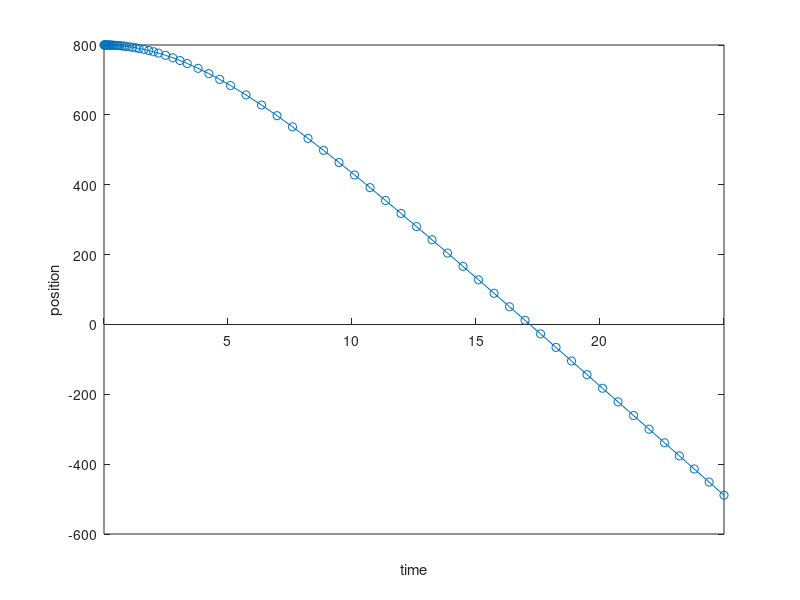
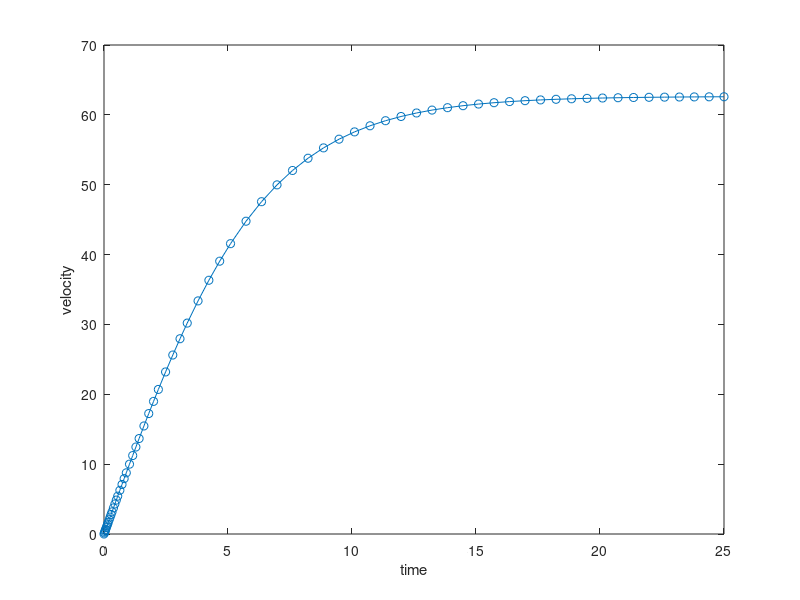

Write MATLAB code to recreate these figures, in order.
clear; clc; close all;

m = 10;
rho = 0.1;
g = 9.81;
A = 1;
cd = 0.5;

odeFun = @(t,y) [y(2); 1/m*(m*g - 1/2*rho*A*cd*y(2)^2)];
trange = [0 25];
H0 = 800; V0 = 0;
init = [H0 V0];

[t,y] = ode45(odeFun,trange,init)

figure(1)
plot(t,(H0 - (y(:,1)-H0)),'-o')
xlabel('time')
ylabel('position')
set(gca,'xaxislocation','origin')

figure(2)
plot(t,y(:,2),'-o')
xlabel('time')
ylabel('velocity')

